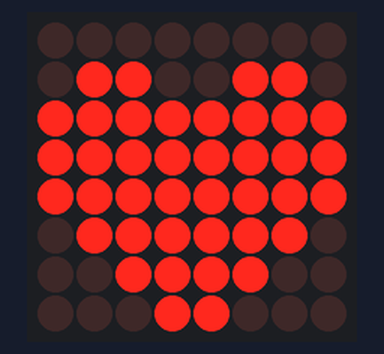
A program run on a simulated ESP32. Shown: 8×8 LED matrix. Wiring (inferred from the names in the program): LED matrix (orientation assumed): rows GPIO 13, GPIO 25, GPIO 2, GPIO 27, GPIO 23, GPIO 4, GPIO 22, GPIO 18; columns GPIO 26, GPIO 21, GPIO 19, GPIO 12, GPIO 5, GPIO 14, GPIO 33, GPIO 32.

Above: at 0.1 s.

The program:

main.cpp
```cpp
#include <Arduino.h>


int hex[8]={0x00,0x66,0xFF,0xFF,0xFF,0x7E,0x3C,0x18};

int row_array[8] = {13, 25, 2, 27, 23, 4,22, 18}; // 8位点阵屏的行数组
int col_array[8] = {26, 21, 19, 12, 5, 14, 33, 32}; // 8位点阵屏的列数组


void setup()
{
  //Serial.begin(9600);
  for (int i = 0; i < 8; i++)
  {
    pinMode(row_array[i], OUTPUT); // 设置行数组的引脚为输出模式
    pinMode(col_array[i], OUTPUT); // 设置列数组的引脚为输出模式
  }
  for (int i = 0; i < 8; i++)
  {
    digitalWrite(row_array[i], HIGH); // 将行数组的引脚拉高
    digitalWrite(col_array[i], LOW); // 将列数组的引脚拉低
  }


}

void loop()
{
 for (int i = 0; i < 8; i++)
 {
  for (int j = 0; j < 8; j++)
  {
    digitalWrite(col_array[j], bitRead(hex[i], j));

  }
    digitalWrite(row_array[i], LOW); // 将行数组的引脚拉低
    delay(1); // 延时10毫秒
    digitalWrite(row_array[i], HIGH); // 将行数组的引脚拉高


    //Serial.print(bitRead(hex[i], j));
  }
  //Serial.println(); // 换行
  //delay(1000); // 延时1秒
 }
```
